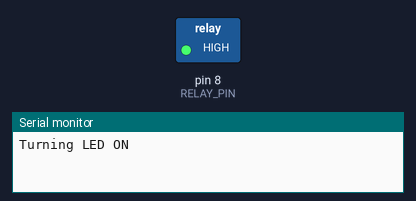
A sketch run on a simulated Arduino Uno, built with avr-gcc and run on an emulated ATmega328P. Shown: switched loads named in the sketch (green lamp = pin HIGH), the last lines printed to the serial monitor.

Above: at 1.0 s.
At 3.0 s:
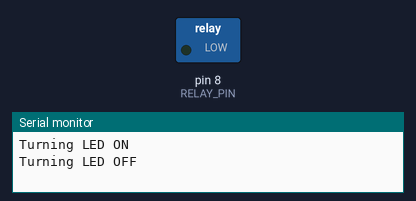
Timing chart, 0 to 5.2 s (numbered marks = the images above):
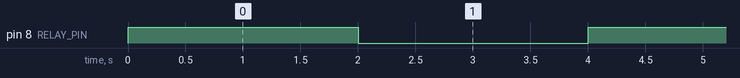

Measured:
- by itself, pin 8 (RELAY_PIN): alternates HIGH for 2.0 s and LOW for 2.0 s

The sketch:

relay_led_control.ino
```cpp
#define RELAY_PIN 8  // Relay connected to D2

void setup() {
    pinMode(RELAY_PIN, OUTPUT);  // Set relay pin as output
    Serial.begin(9600);  // Start Serial Monitor
}

void loop() {
    Serial.println("Turning LED ON");
    digitalWrite(RELAY_PIN, HIGH);  // Turn relay ON (LED ON)
    delay(2000);  // Wait for 2 seconds

    Serial.println("Turning LED OFF");
    digitalWrite(RELAY_PIN, LOW);   // Turn relay OFF (LED OFF)
    delay(2000);  // Wait for 2 seconds
}
```
